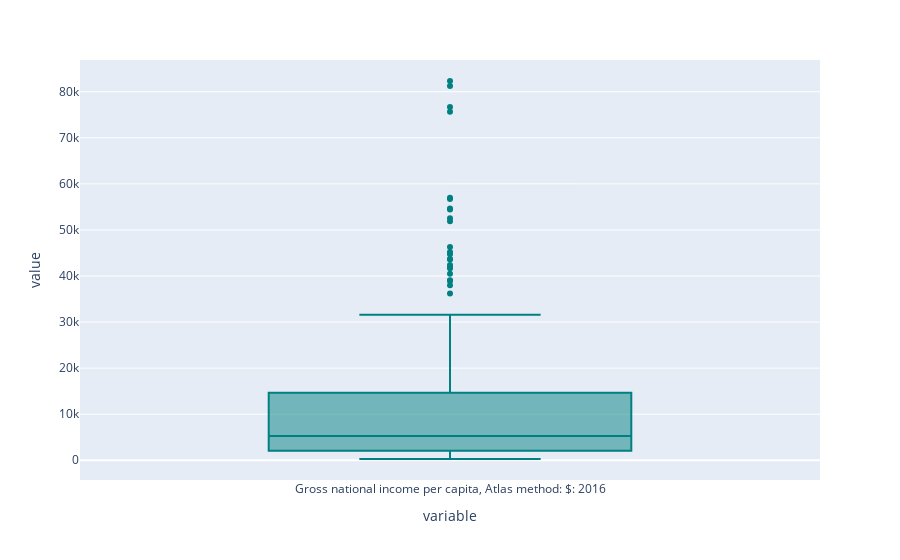

The notebook cell this image was saved under:
### Markdown cell above
Box plots and violin plots are two very similar kinds of visualizations. Both display the distribution of a variable using information about quartiles.

In a box plot, the width of the box at any point does not encode meaning. In a violin plot, the width of the plot indicates the *density* of the distribution at each possible value.

### Code cell
# Code Here, use boxplot
fig=px.box(data_frame=capita)
fig.update_traces(marker_color='teal')
fig.show()

### Figure 1 — Plotly figure (JSON) as saved in the notebook; plotly's stock layout.template omitted (floating-point values rounded to 4 significant figures; data arrays with more than 128 entries replaced by an {"elided": "..."} marker saying what was removed)
{"data": [{"alignmentgroup": "True", "hovertemplate": "variable=%{x}<br>value=%{y}<extra></extra>", "legendgroup": "", "marker": {"color": "teal"}, "name": "", "notched": false, "offsetgroup": "", "orientation": "v", "showlegend": false, "type": "box", "x": {"elided": "166 str values"}, "x0": " ", "xaxis": "x", "y": {"elided": "166 int values"}, "y0": " ", "yaxis": "y"}], "layout": {"boxmode": "group", "legend": {"tracegroupgap": 0}, "margin": {"t": 60}, "xaxis": {"anchor": "y", "domain": [0, 1], "title": {"text": "variable"}}, "yaxis": {"anchor": "x", "domain": [0, 1], "title": {"text": "value"}}}}
